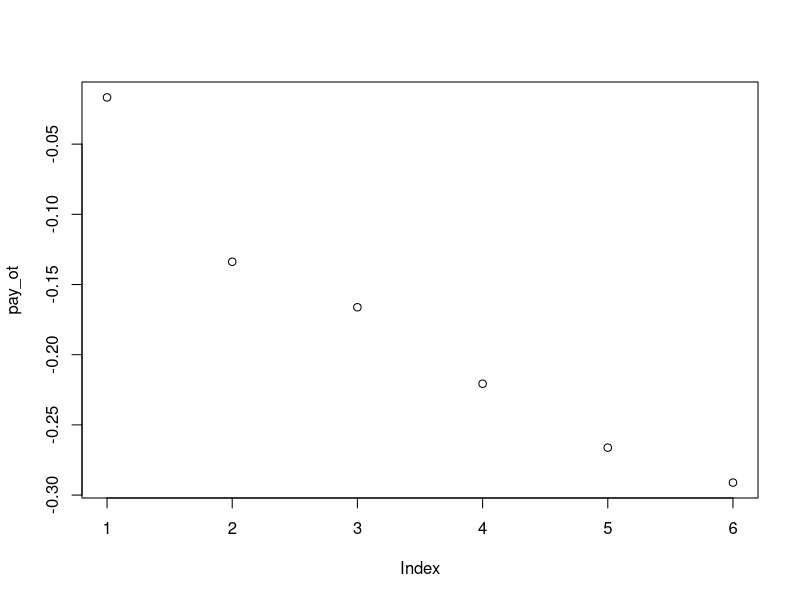
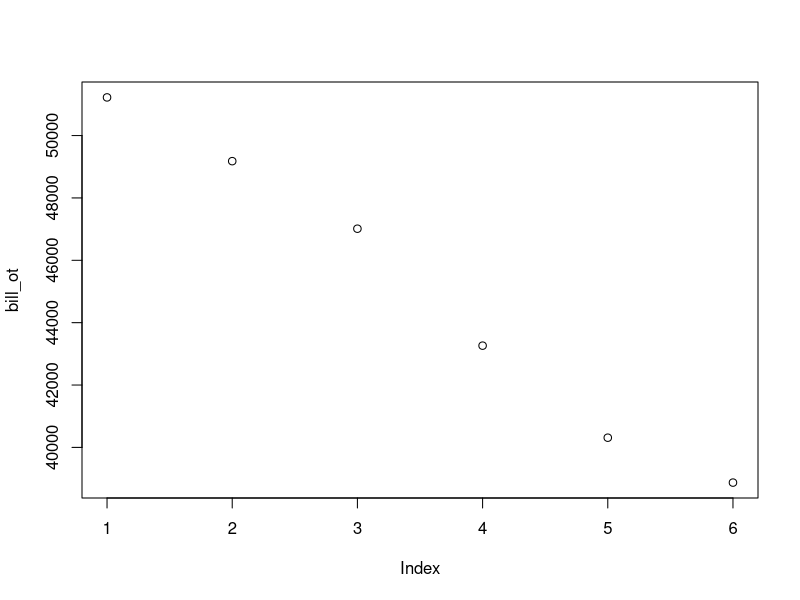
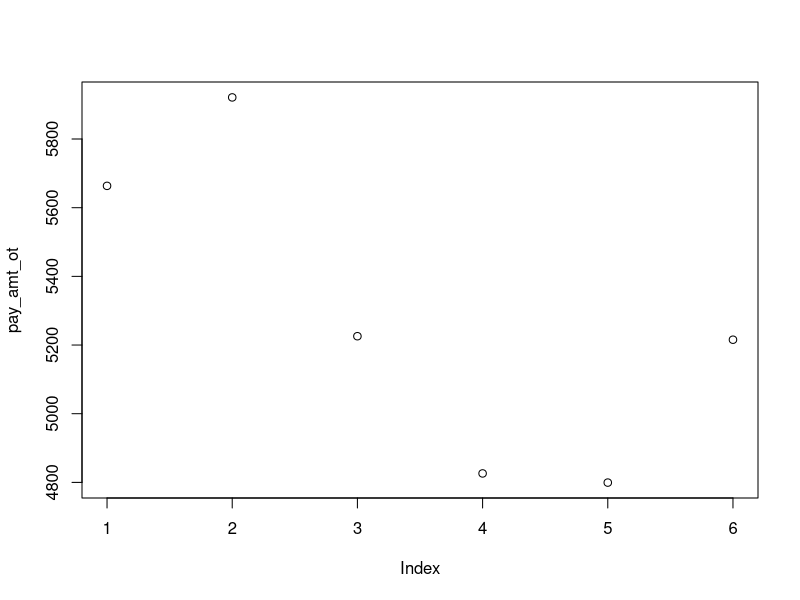
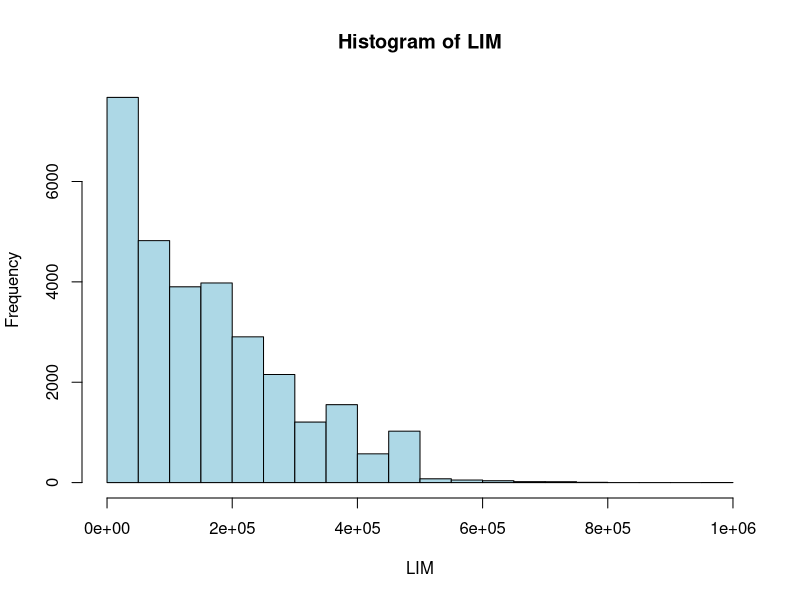
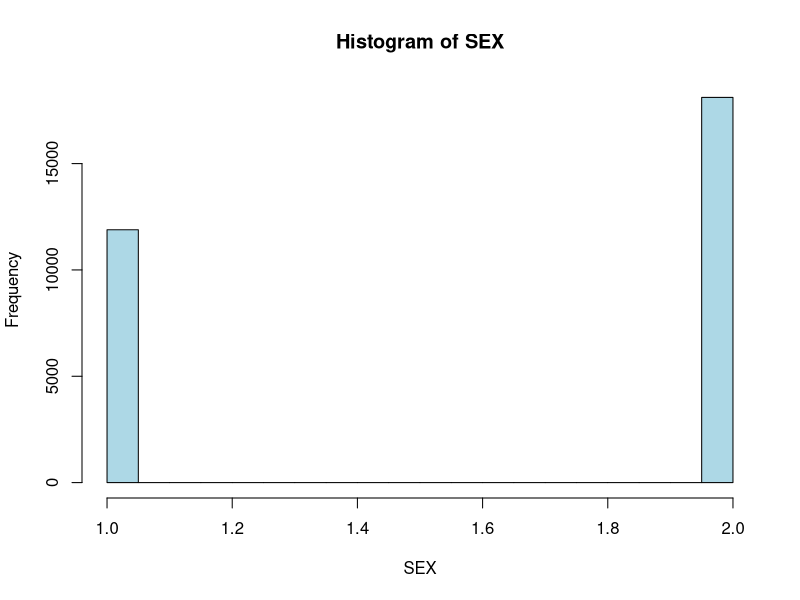
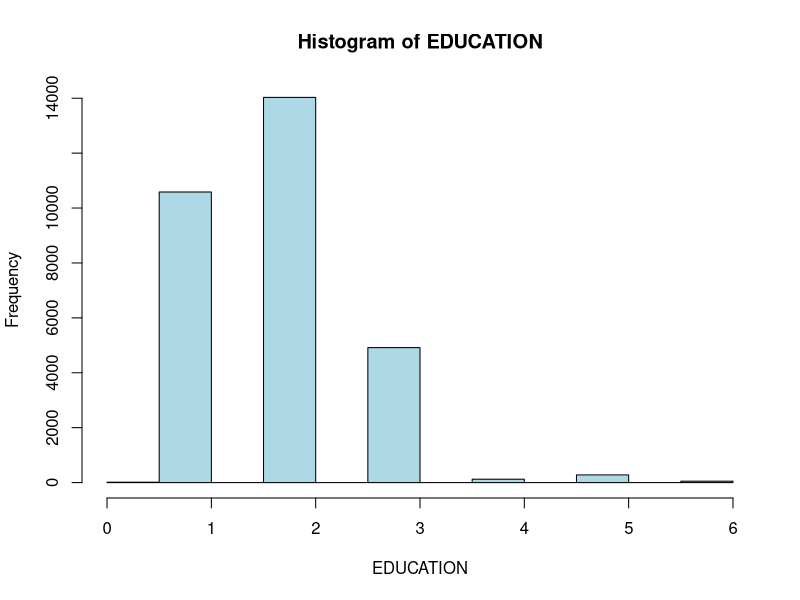
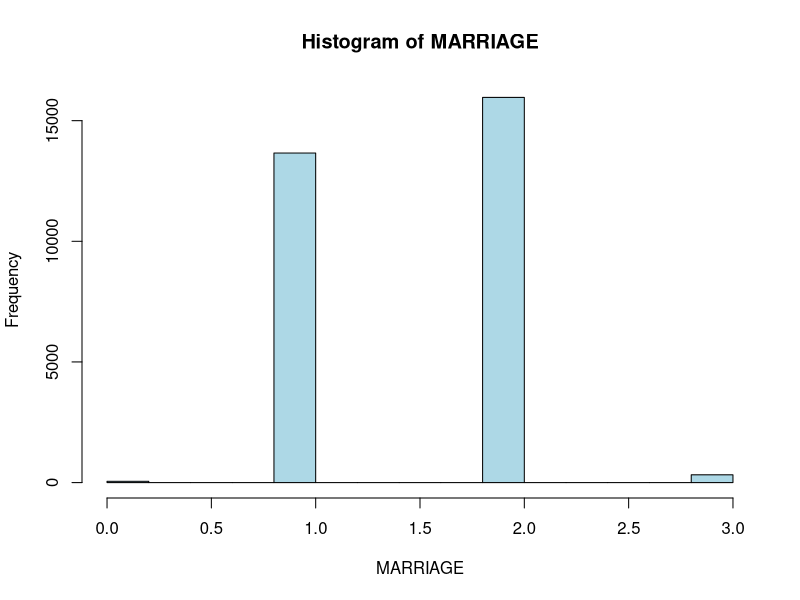
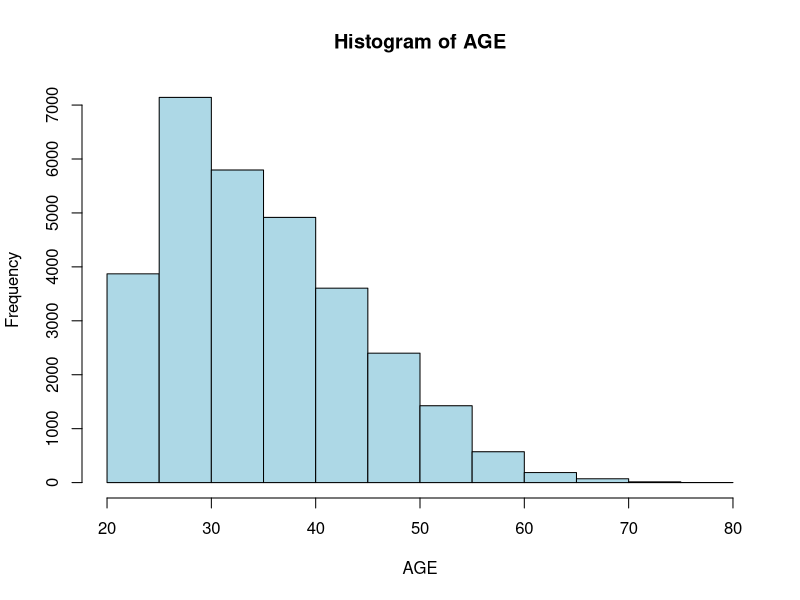

These figures' R source, in order: (Note: this script raises an error after producing the figures.)
# Step 1: EDA
# Visualize time series data
# general stats on distribution of limit balance, sex, ed, marriage, age
# 
# Step 2: Variable Treatment
# Sex, Ed, Marriage >>> One hot encoded
# Ed combine 4+
# 
# Step 3: Feature Engineering
# TS Debt to limit ratio or Average debt to limit ratio (Credit util)
# Average Bill
# Average Payment
# Late Payment Count
# Debt Difference
# 
# Step 4: Feature Scaling 
# normalize all numerical data
# 
# Step 5: Feature Selection
#
# Step 6: Model Refinement
# LOOCV
# Pruning

library(tidyverse)

resetdata <- function() {
  data <- read.csv("UCI_Dataset.csv")
  data <- data[, -1]
  colnames(data)[colnames(data) == "default.payment.next.month"] <- "DEFAULT"
  assign("cc", data, envir = .GlobalEnv)
}

cc <- read.csv("UCI_Dataset.csv")
cc <- cc[, -1]
colnames(cc)[colnames(cc) == "default.payment.next.month"] <- "DEFAULT"

library(tidyverse)

cc <- cc %>%
  rename(LIM = LIMIT_BAL, REPAY1 = PAY_0, REPAY2 = PAY_2, REPAY3 = PAY_3, REPAY4 = PAY_4, REPAY5 = PAY_5, REPAY6 = PAY_6) %>%
  rename_with(.fn = function(x) gsub("BILL_AMT", "BILL", x), .cols = starts_with("BILL_AMT")) %>%
  rename_with(.fn = function(x) gsub("PAY_AMT", "PAY", x), .cols = starts_with("PAY_AMT"))

bill_ot <- colMeans(cc[, paste0("BILL", 1:6)])
pay_ot <- colMeans(cc[, paste0("REPAY", 1:6)])
pay_amt_ot <- colMeans(cc[, paste0("PAY", 1:6)])

plot(pay_ot)
plot(bill_ot)
plot(pay_amt_ot)

for (col_name in names(cc)) {
  hist(cc[[col_name]], 
       main = paste("Histogram of", col_name), # Title of the histogram
       xlab = col_name, # Label for the x-axis
       col = "lightblue", # Color of the bars (optional)
       border = "black") # Color of the bar borders (optional)
}

for (col_name in names(cc[,12:23])) {
  boxplot(cc[[col_name]], 
       main = paste("Boxplot of", col_name), # Title of the histogram
       xlab = col_name, # Label for the x-axis
       col = "lightblue", # Color of the bars (optional)
       border = "black") # Color of the bar borders (optional)
}

# Feature Engineering

# Credit utilization
# cc <- cc %>%
#   mutate(
#     UTIL1 = BILL_AMT1 / LIMIT_BAL,
#     UTIL2 = BILL_AMT2 / LIMIT_BAL,
#     UTIL3 = BILL_AMT3 / LIMIT_BAL,
#     UTIL4 = BILL_AMT4 / LIMIT_BAL,
#     UTIL5 = BILL_AMT5 / LIMIT_BAL,
#     UTIL6 = BILL_AMT6 / LIMIT_BAL
#   )

#Percent Credit Utilization
cc <- cc %>%
  mutate(UTIL = rowMeans(select(., starts_with("BILL"))) / LIM)

cc_util <- cc %>% 
  filter(if_all(starts_with("UTIL"), ~ between(., 0, 1))) 

util_ot <- cc_util %>%
  summarize(across(starts_with("UTIL"), mean)) %>%
  as.numeric()

heatmap(cor(cc))

corrplot(cor(cc), method = "square")

#
# EDA Summary
# Debt balances tend to decrease over time
# Credit utilization over time seems to match debt balances plot
# The amount paid per month seems to be random
# The bill per month seems to be highly consistent
# Repayment behavior seems to be somewhat consistent also
#



